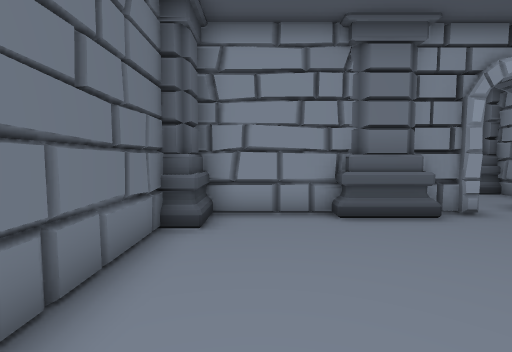
view 1 (above)

14 first-person views from a walk through a scene from a Unity 3-D project. The camera is 1.4 m above the floor, tilts 4° down and sees 85° across. The floor is counted in squares, 1 m on a side. Each view is taken from the middle of a square. On the plan, view 1 faces up. The plan holds only what a view shows up to about 14 squares ahead; the rest is blank. The place goes on beyond the plan. The player character is not drawn. Some animated figures are not drawn.

view 2
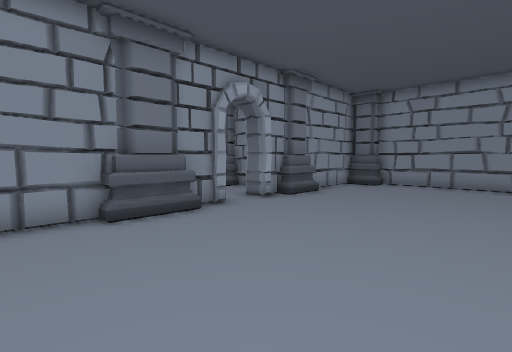

view 3
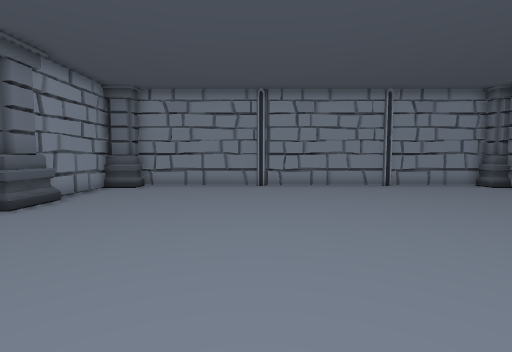

view 4
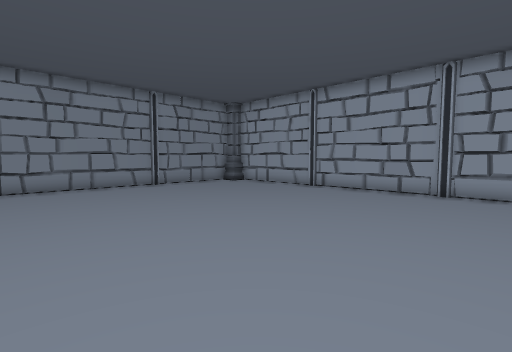

view 5
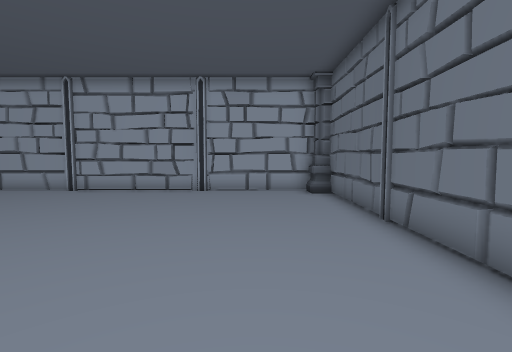

view 6
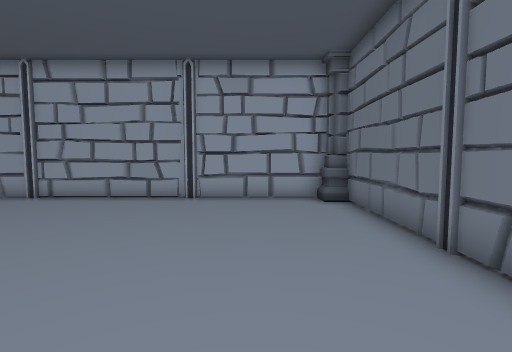

view 7
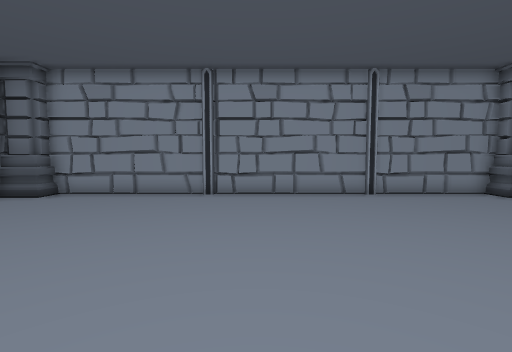

view 8
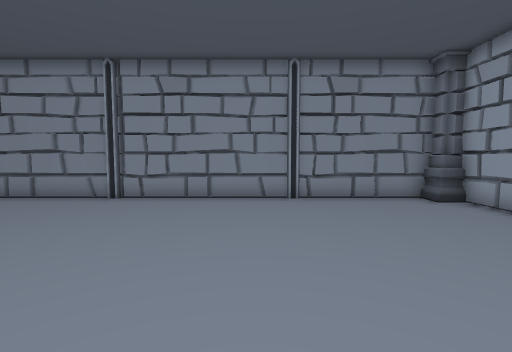

view 9
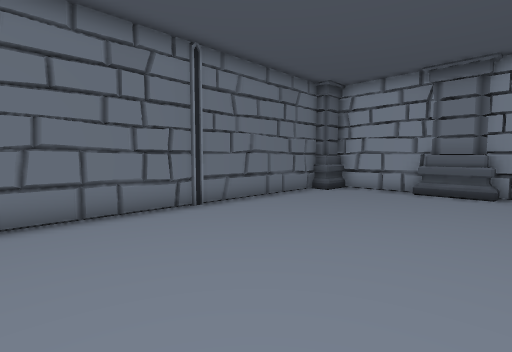

view 10
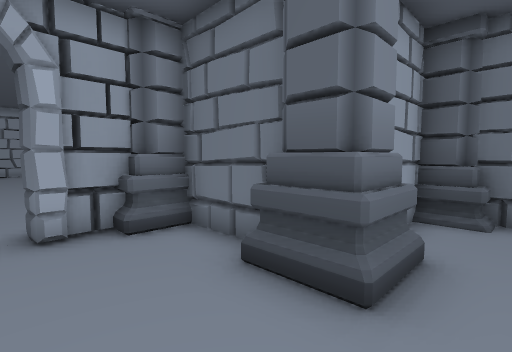

view 11
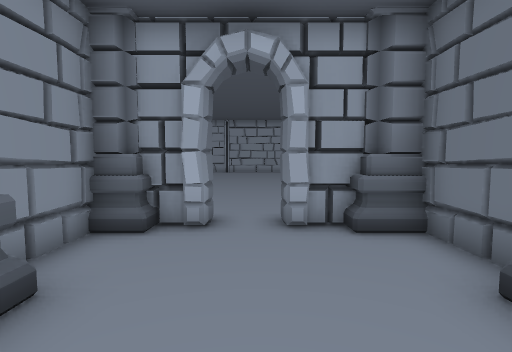

view 12
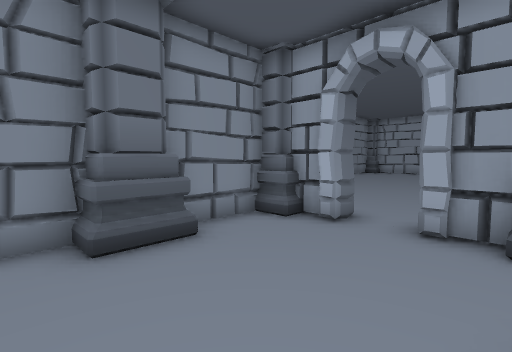

view 13
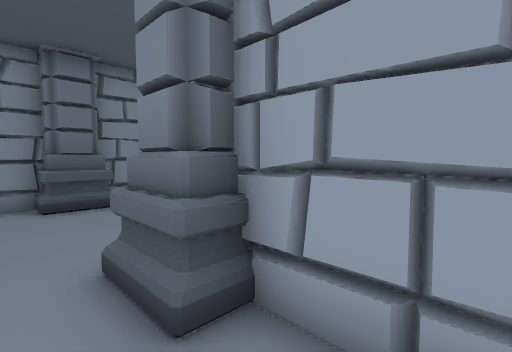

view 14
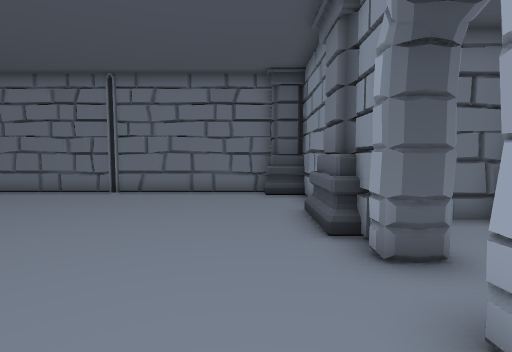

### Floor plan
Points are (right, up) in squares from view 1. A wall is a line through its corners. A room is listed if a view was taken in it or the views show most of it. See-through windows are left out.
Room 1 (views 1, 2, 3, 4, 5, 6, 7, 8, 9, 10, 11, 12, 13, 14)
walls: (5, 6.7) (5, 7.2); (7, 6.8) (6.9, 7.4); (6.9, 7.1) (7, 7.4); (6.9, 7.1) (7, 7.6) (7.5, 7.6); (7.4, 7.4) (8.4, 7.4); (4.4, 7.4) (5.4, 7.4); (2.4, 6.8) (-1.6, 6.8); (5.5, 7.6) (5.4, 6.8) (4.4, 6.8); (4.9, 7.6) (5.4, 7.6) (5.5, 6.8); (9, 8.5) (9, 12.9); (-1.9, 5.5) (-1.9, -10.5); (14, 6.8) (7, 6.8) (6.9, 7.3) (7.1, 7.6); (2.9, 10.5) (2.9, 8.5); (-0.3, -11.3) (13.2, -11.3); (14.3, -10.5) (14.3, 5.5); (-1, 11.2) (2.3, 11.2)
low walls: (6.9, 7.1) (7, 7.6); (5.4, 7.6) (5.5, 7.1) (5.4, 6.8)
objects: other object (-3, -12) to (-1, -11); other object (-3, 6) to (-1, 7); other object (-2, 12) to (-1, 12); other object (2, 11) to (3, 12); other object (3, 7) to (4, 8); other object (8, 8) to (9, 8); other object (9, 11) to (10, 11); other object (14, -11); other object (14, 6) to (15, 7)

Positions as (right, up) in squares from view 1, and headings:
1: (0, 0), facing up
2: (0, 0), facing up-right
3: (1, 0), facing right
4: (1, 0), facing down-right
5: (1, 0), facing down
6: (1, -2), facing down
7: (4, -2), facing right
8: (5, -5), facing right
9: (5, -5), facing up-left
10: (6, 13), facing down-left
11: (6, 13), facing down
12: (4, 13), facing down-right
13: (0, 13), facing down-right
14: (9, 5), facing left
